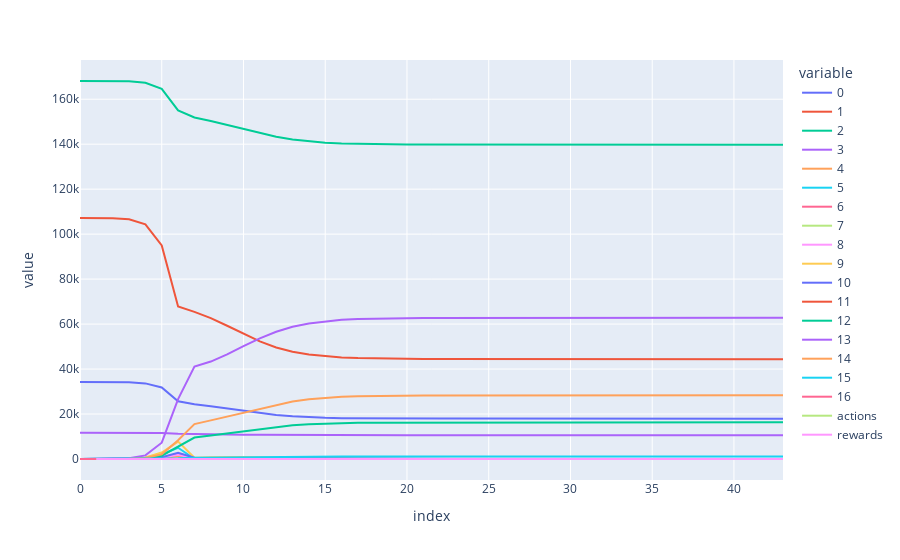

Notebook source saved alongside this figure:
### Code cell
px.line(df_states_10)

### Figure 1 — Plotly figure (JSON) as saved in the notebook; plotly's stock layout.template omitted (floating-point values rounded to 4 significant figures)
{"data": [{"hovertemplate": "variable=0<br>index=%{x}<br>value=%{y}<extra></extra>", "legendgroup": "0", "line": {"color": "#636efa", "dash": "solid"}, "marker": {"symbol": "circle"}, "mode": "lines", "name": "0", "orientation": "v", "showlegend": true, "type": "scatter", "x": [0, 1, 2, 3, 4, 5, 6, 7, 8, 9, 10, 11, 12, 13, 14, 15, 16, 17, 18, 19, 20, 21, 22, 23, 24, 25, 26, 27, 28, 29, 30, 31, 32, 33, 34, 35, 36, 37, 38, 39, 40, 41, 42, 43], "xaxis": "x", "y": [34218, 34210.0, 34200.0, 34100.0, 33630.0, 31830.0, 25660.0, 24330.0, 23430.0, 22440.0, 21360.0, 20460.0, 19610.0, 19010.0, 18590.0, 18310.0, 18150.0, 18070.0, 18040.0, 18010.0, 17980.0, 17980.0, 17980.0, 17980.0, 17980.0, 17970.0, 17970.0, 17970.0, 17960.0, 17960.0, 17960.0, 17950.0, 17950.0, 17950.0, 17950.0, 17950.0, 17950.0, 17950.0, 17940.0, 17937, 17930.0, 17920.0, 17920.0, 17910.0], "yaxis": "y"}, {"hovertemplate": "variable=1<br>index=%{x}<br>value=%{y}<extra></extra>", "legendgroup": "1", "line": {"color": "#EF553B", "dash": "solid"}, "marker": {"symbol": "circle"}, "mode": "lines", "name": "1", "orientation": "v", "showlegend": true, "type": "scatter", "x": [0, 1, 2, 3, 4, 5, 6, 7, 8, 9, 10, 11, 12, 13, 14, 15, 16, 17, 18, 19, 20, 21, 22, 23, 24, 25, 26, 27, 28, 29, 30, 31, 32, 33, 34, 35, 36, 37, 38, 39, 40, 41, 42, 43], "xaxis": "x", "y": [107188, 107200.0, 107100.0, 106600.0, 104400.0, 94980.0, 67820.0, 65430.0, 62660.0, 59250.0, 55620.0, 52300.0, 49590.0, 47700.0, 46470.0, 45660.0, 45140.0, 44870.0, 44710.0, 44610.0, 44510.0, 44500.0, 44500.0, 44490.0, 44490.0, 44490.0, 44490.0, 44480.0, 44480.0, 44470.0, 44470.0, 44460.0, 44460.0, 44450.0, 44440.0, 44440.0, 44430.0, 44430.0, 44430.0, 44420.0, 44400.0, 44390.0, 44380.0, 44370.0], "yaxis": "y"}, {"hovertemplate": "variable=2<br>index=%{x}<br>value=%{y}<extra></extra>", "legendgroup": "2", "line": {"color": "#00cc96", "dash": "solid"}, "marker": {"symbol": "circle"}, "mode": "lines", "name": "2", "orientation": "v", "showlegend": true, "type": "scatter", "x": [0, 1, 2, 3, 4, 5, 6, 7, 8, 9, 10, 11, 12, 13, 14, 15, 16, 17, 18, 19, 20, 21, 22, 23, 24, 25, 26, 27, 28, 29, 30, 31, 32, 33, 34, 35, 36, 37, 38, 39, 40, 41, 42, 43], "xaxis": "x", "y": [168098, 168100.0, 168100.0, 167900.0, 167300.0, 164600.0, 155000.0, 151900.0, 150300.0, 148600.0, 146700.0, 144900.0, 143300.0, 142000.0, 141200.0, 140700.0, 140300.0, 140100.0, 140000.0, 140000.0, 139900.0, 139900.0, 139900.0, 139900.0, 139900.0, 139900.0, 139900.0, 139900.0, 139900.0, 139900.0, 139866, 139900.0, 139900.0, 139900.0, 139800.0, 139800.0, 139800.0, 139800.0, 139800.0, 139800.0, 139800.0, 139800.0, 139800.0, 139800.0], "yaxis": "y"}, {"hovertemplate": "variable=3<br>index=%{x}<br>value=%{y}<extra></extra>", "legendgroup": "3", "line": {"color": "#ab63fa", "dash": "solid"}, "marker": {"symbol": "circle"}, "mode": "lines", "name": "3", "orientation": "v", "showlegend": true, "type": "scatter", "x": [0, 1, 2, 3, 4, 5, 6, 7, 8, 9, 10, 11, 12, 13, 14, 15, 16, 17, 18, 19, 20, 21, 22, 23, 24, 25, 26, 27, 28, 29, 30, 31, 32, 33, 34, 35, 36, 37, 38, 39, 40, 41, 42, 43], "xaxis": "x", "y": [11652, 11650.0, 11650.0, 11640.0, 11620.0, 11530.0, 11200.0, 11020.0, 10950.0, 10880.0, 10800.0, 10750.0, 10690.0, 10660.0, 10630.0, 10600.0, 10590.0, 10580.0, 10580.0, 10580.0, 10570.0, 10570.0, 10570.0, 10570.0, 10570.0, 10570.0, 10570.0, 10570.0, 10570.0, 10570.0, 10570.0, 10570.0, 10570.0, 10570.0, 10570.0, 10570.0, 10570.0, 10570.0, 10570.0, 10570.0, 10570.0, 10570.0, 10570.0, 10570.0], "yaxis": "y"}, {"hovertemplate": "variable=4<br>index=%{x}<br>value=%{y}<extra></extra>", "legendgroup": "4", "line": {"color": "#FFA15A", "dash": "solid"}, "marker": {"symbol": "circle"}, "mode": "lines", "name": "4", "orientation": "v", "showlegend": true, "type": "scatter", "x": [0, 1, 2, 3, 4, 5, 6, 7, 8, 9, 10, 11, 12, 13, 14, 15, 16, 17, 18, 19, 20, 21, 22, 23, 24, 25, 26, 27, 28, 29, 30, 31, 32, 33, 34, 35, 36, 37, 38, 39, 40, 41, 42, 43], "xaxis": "x", "y": [0.03422, 4.101, 3.482, 28.36, 115.1, 414.3, 1236.0, 83.0, 134.2, 132.6, 160.5, 129.6, 112.7, 69.32, 59.73, 39.15, 18.65, 7.527, 2.533, 3.017, 5.2, 0.1021, 1.483, 0.3187, 1.823, 0, 1.123, 0.4735, 2.199, 0, 0.3741, 0.3322, 0.5524, 0, 1.77, 0, 1.17, 0, 2.29, 0, 0, 0.8008, 0, 1.359], "yaxis": "y"}, {"hovertemplate": "variable=5<br>index=%{x}<br>value=%{y}<extra></extra>", "legendgroup": "5", "line": {"color": "#19d3f3", "dash": "solid"}, "marker": {"symbol": "circle"}, "mode": "lines", "name": "5", "orientation": "v", "showlegend": true, "type": "scatter", "x": [0, 1, 2, 3, 4, 5, 6, 7, 8, 9, 10, 11, 12, 13, 14, 15, 16, 17, 18, 19, 20, 21, 22, 23, 24, 25, 26, 27, 28, 29, 30, 31, 32, 33, 34, 35, 36, 37, 38, 39, 40, 41, 42, 43], "xaxis": "x", "y": [0.1072, 1.081, 12.6, 104.3, 543.1, 2104.0, 4988.0, 94.25, 434.2, 516.5, 502.3, 431.0, 362.1, 225.8, 127.1, 88.82, 61.06, 24.7, 21.51, 16.5, 11.78, 0.9695, 0, 1.712, 1.518, 0.6334, 0, 0.4026, 0, 1.673, 0.3866, 0.4278, 0.1794, 2.829, 1.847, 0.2691, 1.848, 0, 0, 0.6052, 4.036, 0, 1.863, 1.707], "yaxis": "y"}, {"hovertemplate": "variable=6<br>index=%{x}<br>value=%{y}<extra></extra>", "legendgroup": "6", "line": {"color": "#FF6692", "dash": "solid"}, "marker": {"symbol": "circle"}, "mode": "lines", "name": "6", "orientation": "v", "showlegend": true, "type": "scatter", "x": [0, 1, 2, 3, 4, 5, 6, 7, 8, 9, 10, 11, 12, 13, 14, 15, 16, 17, 18, 19, 20, 21, 22, 23, 24, 25, 26, 27, 28, 29, 30, 31, 32, 33, 34, 35, 36, 37, 38, 39, 40, 41, 42, 43], "xaxis": "x", "y": [0.1681, 1.196, 4.011, 30.29, 136.1, 610.0, 1966.0, 144.6, 231.7, 256.0, 248.8, 272.3, 201.5, 146.1, 84.58, 69.78, 41.57, 13.04, 15.06, 1.184, 6.257, 1.026, 0.6826, 0.1786, 0.8204, 0.4843, 0, 0, 0, 0.4683, 1.079, 0.9636, 0.2105, 0.5103, 0.1737, 0.1524, 0.3994, 0, 1.516, 0.6109, 7.391, 1.41, 0.5199, 0.09399], "yaxis": "y"}, {"hovertemplate": "variable=7<br>index=%{x}<br>value=%{y}<extra></extra>", "legendgroup": "7", "line": {"color": "#B6E880", "dash": "solid"}, "marker": {"symbol": "circle"}, "mode": "lines", "name": "7", "orientation": "v", "showlegend": true, "type": "scatter", "x": [0, 1, 2, 3, 4, 5, 6, 7, 8, 9, 10, 11, 12, 13, 14, 15, 16, 17, 18, 19, 20, 21, 22, 23, 24, 25, 26, 27, 28, 29, 30, 31, 32, 33, 34, 35, 36, 37, 38, 39, 40, 41, 42, 43], "xaxis": "x", "y": [0.01165, 1.213, 0.685, 2.907, 6.018, 23.23, 69.91, 9.68, 9.528, 10.87, 12.03, 2.481, 7.314, 6.504, 5.006, 3.895, 2.988, 0.2737, 0, 0.4214, 0.2936, 0.2302, 0.02937, 0.0101, 0.1017, 0.07459, 0.03063, 0, 0, 0.04825, 0, 0.5667, 0.1012, 0, 0.2628, 0.1215, 0, 0.007856, 0.6374, 1.177, 0.7632, 0.1316, 0.2229, 0.1262], "yaxis": "y"}, {"hovertemplate": "variable=8<br>index=%{x}<br>value=%{y}<extra></extra>", "legendgroup": "8", "line": {"color": "#FF97FF", "dash": "solid"}, "marker": {"symbol": "circle"}, "mode": "lines", "name": "8", "orientation": "v", "showlegend": true, "type": "scatter", "x": [0, 1, 2, 3, 4, 5, 6, 7, 8, 9, 10, 11, 12, 13, 14, 15, 16, 17, 18, 19, 20, 21, 22, 23, 24, 25, 26, 27, 28, 29, 30, 31, 32, 33, 34, 35, 36, 37, 38, 39, 40, 41, 42, 43], "xaxis": "x", "y": [0, 0, 6.56, 28.12, 142.6, 516.4, 1834.0, 275.7, 210.9, 266.1, 245.1, 217.5, 223.0, 150.7, 92.42, 63.96, 46.55, 13.61, 8.074, 11.88, 6.216, 0.08398, 0.1866, 0.04715, 1.208, 2.183, 0, 1.081, 0.1115, 0.5458, 2.394, 0.8114, 1.523, 0.1817, 0, 0.5901, 0.2336, 0.3194, 3.964, 1.954, 6.734, 0.59, 0.06184, 1.174], "yaxis": "y"}, {"hovertemplate": "variable=9<br>index=%{x}<br>value=%{y}<extra></extra>", "legendgroup": "9", "line": {"color": "#FECB52", "dash": "solid"}, "marker": {"symbol": "circle"}, "mode": "lines", "name": "9", "orientation": "v", "showlegend": true, "type": "scatter", "x": [0, 1, 2, 3, 4, 5, 6, 7, 8, 9, 10, 11, 12, 13, 14, 15, 16, 17, 18, 19, 20, 21, 22, 23, 24, 25, 26, 27, 28, 29, 30, 31, 32, 33, 34, 35, 36, 37, 38, 39, 40, 41, 42, 43], "xaxis": "x", "y": [0, 4.099, 28.65, 142.7, 672.9, 2860.0, 7718.0, 579, 765.3, 907.1, 901.7, 812.4, 646.1, 434.1, 319.8, 204.4, 120.3, 82.42, 36.83, 27.5, 23.47, 0, 2.215, 0.2449, 0.5765, 0.6731, 1.083, 1.469, 1.562, 0.09154, 1.636, 1.349, 1.556, 0, 3.883, 0.9833, 0, 0.7014, 1.16, 2.454, 3.173, 4.559, 3.797, 1.415], "yaxis": "y"}, {"hovertemplate": "variable=10<br>index=%{x}<br>value=%{y}<extra></extra>", "legendgroup": "10", "line": {"color": "#636efa", "dash": "solid"}, "marker": {"symbol": "circle"}, "mode": "lines", "name": "10", "orientation": "v", "showlegend": true, "type": "scatter", "x": [0, 1, 2, 3, 4, 5, 6, 7, 8, 9, 10, 11, 12, 13, 14, 15, 16, 17, 18, 19, 20, 21, 22, 23, 24, 25, 26, 27, 28, 29, 30, 31, 32, 33, 34, 35, 36, 37, 38, 39, 40, 41, 42, 43], "xaxis": "x", "y": [0, 1.075, 5.881, 49.28, 202.0, 807.8, 2812.0, 552.9, 394.1, 437.2, 496.0, 438.8, 411.5, 307.6, 195.9, 150.1, 72.34, 51.8, 27.18, 13.02, 16.74, 2.253, 0, 1.275, 5.68, 2.326, 1.053, 0, 0.457, 0.4836, 1.341, 3.154, 3.19, 0.6906, 0.09047, 0.5959, 0.7778, 2.443, 0.18, 2.796, 2.112, 5.784, 6.626, 0.5884], "yaxis": "y"}, {"hovertemplate": "variable=11<br>index=%{x}<br>value=%{y}<extra></extra>", "legendgroup": "11", "line": {"color": "#EF553B", "dash": "solid"}, "marker": {"symbol": "circle"}, "mode": "lines", "name": "11", "orientation": "v", "showlegend": true, "type": "scatter", "x": [0, 1, 2, 3, 4, 5, 6, 7, 8, 9, 10, 11, 12, 13, 14, 15, 16, 17, 18, 19, 20, 21, 22, 23, 24, 25, 26, 27, 28, 29, 30, 31, 32, 33, 34, 35, 36, 37, 38, 39, 40, 41, 42, 43], "xaxis": "x", "y": [0, 0, 0, 0.5395, 4.93, 24.94, 88.23, 29.19, 9.661, 12.95, 21.36, 16.18, 11.46, 7.736, 6.818, 3.03, 2.213, 2.715, 0.6092, 0.08199, 0.8641, 0.4864, 0, 0, 0, 0, 0.06478, 0.4842, 0.6156, 0, 0, 0.6006, 0, 0, 0.573, 0.1202, 0.4864, 0.1003, 0, 0, 2.656, 0.8278, 1.614, 0], "yaxis": "y"}, {"hovertemplate": "variable=12<br>index=%{x}<br>value=%{y}<extra></extra>", "legendgroup": "12", "line": {"color": "#00cc96", "dash": "solid"}, "marker": {"symbol": "circle"}, "mode": "lines", "name": "12", "orientation": "v", "showlegend": true, "type": "scatter", "x": [0, 1, 2, 3, 4, 5, 6, 7, 8, 9, 10, 11, 12, 13, 14, 15, 16, 17, 18, 19, 20, 21, 22, 23, 24, 25, 26, 27, 28, 29, 30, 31, 32, 33, 34, 35, 36, 37, 38, 39, 40, 41, 42, 43], "xaxis": "x", "y": [0, 3.683, 13.96, 65.63, 334.8, 1465.0, 5490.0, 9535.0, 10450.0, 11380.0, 12450.0, 13410.0, 14280.0, 15000.0, 15480.0, 15800.0, 16010.0, 16130.0, 16180.0, 16190.0, 16230.0, 16250.0, 16250.0, 16250.0, 16250.0, 16250.0, 16260.0, 16270.0, 16270.0, 16270.0, 16280.0, 16290.0, 16290.0, 16300.0, 16300.0, 16300.0, 16310.0, 16310.0, 16310.0, 16320.0, 16330.0, 16340.0, 16350.0, 16350.0], "yaxis": "y"}, {"hovertemplate": "variable=13<br>index=%{x}<br>value=%{y}<extra></extra>", "legendgroup": "13", "line": {"color": "#ab63fa", "dash": "solid"}, "marker": {"symbol": "circle"}, "mode": "lines", "name": "13", "orientation": "v", "showlegend": true, "type": "scatter", "x": [0, 1, 2, 3, 4, 5, 6, 7, 8, 9, 10, 11, 12, 13, 14, 15, 16, 17, 18, 19, 20, 21, 22, 23, 24, 25, 26, 27, 28, 29, 30, 31, 32, 33, 34, 35, 36, 37, 38, 39, 40, 41, 42, 43], "xaxis": "x", "y": [0, 7.014, 56.17, 309.2, 1617.0, 7251.0, 26670.0, 41090.0, 43330.0, 46520.0, 50170.0, 53650.0, 56590.0, 58830.0, 60270.0, 61240.0, 61870.0, 62210.0, 62420.0, 62540.0, 62650.0, 62690.0, 62690.0, 62700.0, 62700.0, 62710.0, 62710.0, 62720.0, 62730.0, 62730.0, 62740.0, 62750.0, 62760.0, 62760.0, 62770.0, 62780.0, 62780.0, 62790.0, 62790.0, 62800.0, 62810.0, 62820.0, 62830.0, 62850.0], "yaxis": "y"}, {"hovertemplate": "variable=14<br>index=%{x}<br>value=%{y}<extra></extra>", "legendgroup": "14", "line": {"color": "#FFA15A", "dash": "solid"}, "marker": {"symbol": "circle"}, "mode": "lines", "name": "14", "orientation": "v", "showlegend": true, "type": "scatter", "x": [0, 1, 2, 3, 4, 5, 6, 7, 8, 9, 10, 11, 12, 13, 14, 15, 16, 17, 18, 19, 20, 21, 22, 23, 24, 25, 26, 27, 28, 29, 30, 31, 32, 33, 34, 35, 36, 37, 38, 39, 40, 41, 42, 43], "xaxis": "x", "y": [0, 4.517, 14.36, 89.82, 447.3, 2063.0, 8316.0, 15540.0, 17170.0, 18860.0, 20630.0, 22510.0, 24210.0, 25610.0, 26590.0, 27210.0, 27660.0, 27890.0, 28020.0, 28110.0, 28170.0, 28200.0, 28210.0, 28210.0, 28220.0, 28230.0, 28240.0, 28240.0, 28240.0, 28250.0, 28250.0, 28260.0, 28260.0, 28270.0, 28280.0, 28280.0, 28280.0, 28290.0, 28290.0, 28300.0, 28300.0, 28310.0, 28330.0, 28340.0], "yaxis": "y"}, {"hovertemplate": "variable=15<br>index=%{x}<br>value=%{y}<extra></extra>", "legendgroup": "15", "line": {"color": "#19d3f3", "dash": "solid"}, "marker": {"symbol": "circle"}, "mode": "lines", "name": "15", "orientation": "v", "showlegend": true, "type": "scatter", "x": [0, 1, 2, 3, 4, 5, 6, 7, 8, 9, 10, 11, 12, 13, 14, 15, 16, 17, 18, 19, 20, 21, 22, 23, 24, 25, 26, 27, 28, 29, 30, 31, 32, 33, 34, 35, 36, 37, 38, 39, 40, 41, 42, 43], "xaxis": "x", "y": [0, 1.148, 4.559, 10.95, 26.81, 84.97, 302.6, 603.3, 687.6, 753.2, 823.8, 895.6, 949.1, 989.2, 1018.0, 1048.0, 1066.0, 1078.0, 1085.0, 1089.0, 1094.0, 1095.0, 1097.0, 1099.0, 1100.0, 1102.0, 1104.0, 1105.0, 1105.0, 1108.0, 1108.0, 1110.0, 1113.0, 1113.0, 1114.0, 1116.0, 1116.0, 1117.0, 1119.0, 1120.0, 1121.0, 1126.0, 1127.0, 1131.0], "yaxis": "y"}, {"hovertemplate": "variable=16<br>index=%{x}<br>value=%{y}<extra></extra>", "legendgroup": "16", "line": {"color": "#FF6692", "dash": "solid"}, "marker": {"symbol": "circle"}, "mode": "lines", "name": "16", "orientation": "v", "showlegend": true, "type": "scatter", "x": [0, 1, 2, 3, 4, 5, 6, 7, 8, 9, 10, 11, 12, 13, 14, 15, 16, 17, 18, 19, 20, 21, 22, 23, 24, 25, 26, 27, 28, 29, 30, 31, 32, 33, 34, 35, 36, 37, 38, 39, 40, 41, 42, 43], "xaxis": "x", "y": [10, 10, 10, 10, 10, 10, 10, 9, 9, 9, 9, 9, 9, 9, 9, 9, 9, 9, 9, 9, 9, 8, 8, 8, 8, 7, 7, 7, 7, 6, 6, 6, 6, 6, 6, 6, 6, 6, 6, 6, 6, 6, 6, 6], "yaxis": "y"}, {"hovertemplate": "variable=actions<br>index=%{x}<br>value=%{y}<extra></extra>", "legendgroup": "actions", "line": {"color": "#B6E880", "dash": "solid"}, "marker": {"symbol": "circle"}, "mode": "lines", "name": "actions", "orientation": "v", "showlegend": true, "type": "scatter", "x": [0, 1, 2, 3, 4, 5, 6, 7, 8, 9, 10, 11, 12, 13, 14, 15, 16, 17, 18, 19, 20, 21, 22, 23, 24, 25, 26, 27, 28, 29, 30, 31, 32, 33, 34, 35, 36, 37, 38, 39, 40, 41, 42, 43], "xaxis": "x", "y": [null, 1, 1, 1, 1, 1, 1, 0, 1, 1, 1, 1, 1, 1, 0, 1, 1, 0, 1, 1, 1, 1, 1, 1, 0, 1, 1, 1, 1, 1, 1, 1, 1, 1, 1, 1, 1, 1, 1, 1, 1, 1, 1, 1], "yaxis": "y"}, {"hovertemplate": "variable=rewards<br>index=%{x}<br>value=%{y}<extra></extra>", "legendgroup": "rewards", "line": {"color": "#FF97FF", "dash": "solid"}, "marker": {"symbol": "circle"}, "mode": "lines", "name": "rewards", "orientation": "v", "showlegend": true, "type": "scatter", "x": [0, 1, 2, 3, 4, 5, 6, 7, 8, 9, 10, 11, 12, 13, 14, 15, 16, 17, 18, 19, 20, 21, 22, 23, 24, 25, 26, 27, 28, 29, 30, 31, 32, 33, 34, 35, 36, 37, 38, 39, 40, 41, 42, 43], "xaxis": "x", "y": [null, 1.615e-05, 0.0002569, 0.001591, 0.008835, 0.04464, 0.1675, 0.1894, 0.2067, 0.2297, 0.2573, 0.2853, 0.3113, 0.332, 0.3338, 0.3345, 0.3349, 0.3352, 0.3353, 0.3353, 0.3354, 0.3354, 0.3355, 0.3356, 0.3356, 0.3357, 0.3358, 0.3358, 0.3358, 0.336, 0.3362, 0.3362, 0.3363, 0.3363, 0.3364, 0.3364, 0.3364, 0.3365, 0.3365, 0.3367, 0.3367, 0.3367, 0.3368, 0.3369], "yaxis": "y"}], "layout": {"legend": {"title": {"text": "variable"}, "tracegroupgap": 0}, "margin": {"t": 60}, "xaxis": {"anchor": "y", "domain": [0, 1], "title": {"text": "index"}}, "yaxis": {"anchor": "x", "domain": [0, 1], "title": {"text": "value"}}}}
